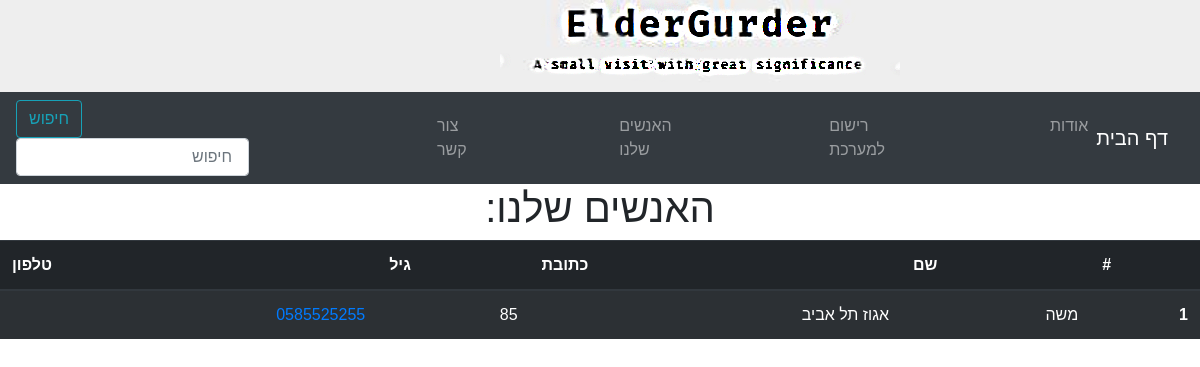
The app's page /lonely_peoples, older data.
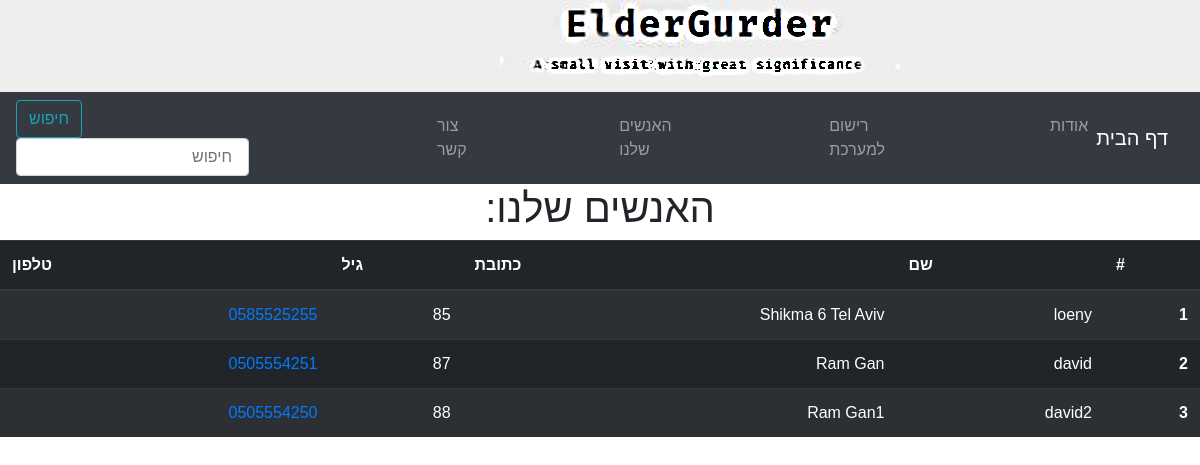
The same page, newer data.
### elder_gurder_service/models.py (models this page shows, shortened)
class LonelyPeople(models.Model):
    user = models.ForeignKey(
        get_user_model(),
        verbose_name='user',
        on_delete=models.CASCADE)
    name    = models.CharField(max_length=150)
    age     = models.IntegerField()
    address = models.CharField(max_length=150)
    phone   = models.CharField(max_length=20)
    deatils = models.TextField(null=True)

### elder_gurder_service/views.py (the view)
# urls.py: path('lonely_peoples', views.LonelyPeoples.as_view()),
class LonelyPeoples(ListView):
    model = models.LonelyPeople
    context_object_name = 'lonely_peoples'
    template_name = 'people_list.html'

### elder_gurder_service/templates/people_list.html (shortened to what this page needs)
{% load static%}
{% load static %}
<!DOCTYPE html>
<html lang="en">
<head>
    <link rel="stylesheet" type="text/css" href="{% static 'CSS/Style.css' %} "/>
    <link rel="stylesheet" href="https://stackpath.bootstrapcdn.com/bootstrap/4.1.3/css/bootstrap.min.css">
</head>
<body class="backgroundimg">
    <header>
        <a id="logo" href="index.html"></a>
        <nav class="navbar navbar-expand-lg navbar-dark bg-dark">
            <div class="collapse navbar-collapse" id="navbarColor01">
                <form class="form-inline">
                    <button class="btn btn-outline-info my-2 my-sm-0" type="submit">חיפוש</button>
                    <input class="form-control mr-sm-2" type="search" placeholder="חיפוש" aria-label="Search" />
                </form>
                <ul class="navbar-nav mr-auto">
                    <li class="nav-item">
                        <a class="nav-link" href="#">צור קשר</a>
                    </li>
                    <li class="nav-item">
                        <a class="nav-link" href="#">האנשים שלנו</a>
                    </li>
                    <li class="nav-item">
                        <a class="nav-link" href="#">רישום למערכת</a>
                    </li>
                    <li class="nav-item">
                        <a class="nav-link" href="#">אודות</a>
                    </li>
                </ul>
                <a class="navbar-brand" href="#">דף הבית</a>
            </div>
        </nav>
    </header>
    <section class="peopleheader">
        <h1>:האנשים שלנו</h1>
    </section>
    <table class="table table-dark table-striped">
        <thead class="thead-dark">
            <tr>
                <th scope="col">טלפון</th>
                <th scope="col">גיל</th>
                <th scope="col">כתובת</th>
                <th scope="col">שם</th>
                <th scope="col">#</th>
            </tr>
        </thead>
        <tbody>
            {% for person in lonely_peoples %}
                    <tr data-href="{%url 'lonely' pk=person.pk %}">
                        <td><a href="{%url 'lonely' pk=person.pk %}"> {{ person.phone }} </a> </td>
                        <td>{{ person.age }}</td>
                        <td>{{ person.address }}</td>
                        <td>{{ person.name }}</td>
                        <th scope="row">{{ forloop.counter }}</th>
                    </tr>
            {% endfor %}
        </tbody>
    </table>
</body>
</html>

### elder_gurder_service/static/CSS/Style.css (style rules this page uses)
html, header, aside, article, section, footer, main { display: block; }
#logo { margin: 0px auto; display: block; background-image: url("/static/images/logo.png"); background-repeat: no-repeat; width: 1000px; height: 92px; margin-left: 500px; }
header { background-color: #eeeeee; }
html, body { background-image: url('http://getwallpapers.com/wallpaper/full/a/5/d/544750.jpg'); background-size: cover; background-repeat: no-repeat; height: 100%; width: 100%; font-family: 'Numans', sans-serif; overflow-x: auto; }
.backgroundimg { margin: 0; font-family: Arial, Helvetica, sans-serif; }
.nav-item { margin-left: 120px; }
.form-control { text-align: right; }
.peopleheader h1 { text-align: center; }
table tbody { text-align: right; }

Row changes from the older to the newer data that the page shows:
changed LonelyPeople: address "אגוז תל אביב" → "Shikma 6 Tel Aviv"; name "משה" → "loeny"
added LonelyPeople: phone "0505554251", age "87", address "Ram Gan", name "david"
added LonelyPeople: phone "0505554250", age "88", address "Ram Gan1", name "david2"
